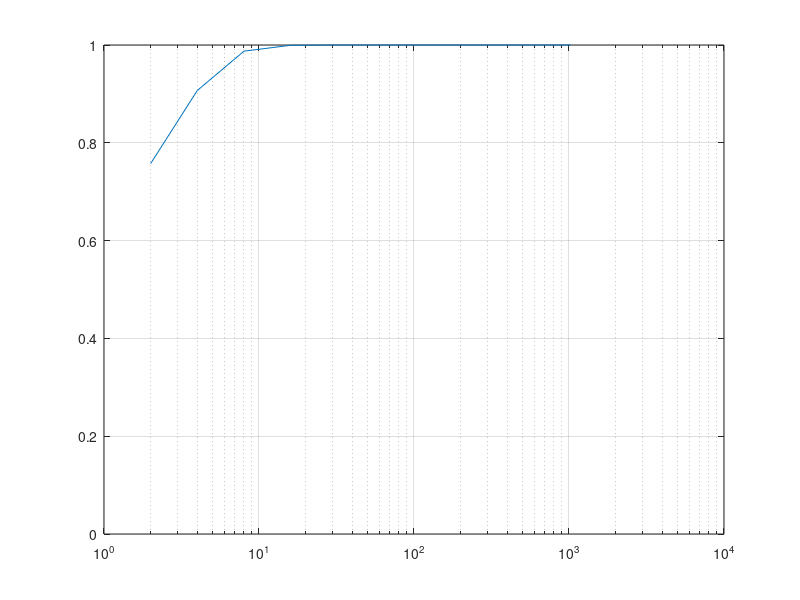
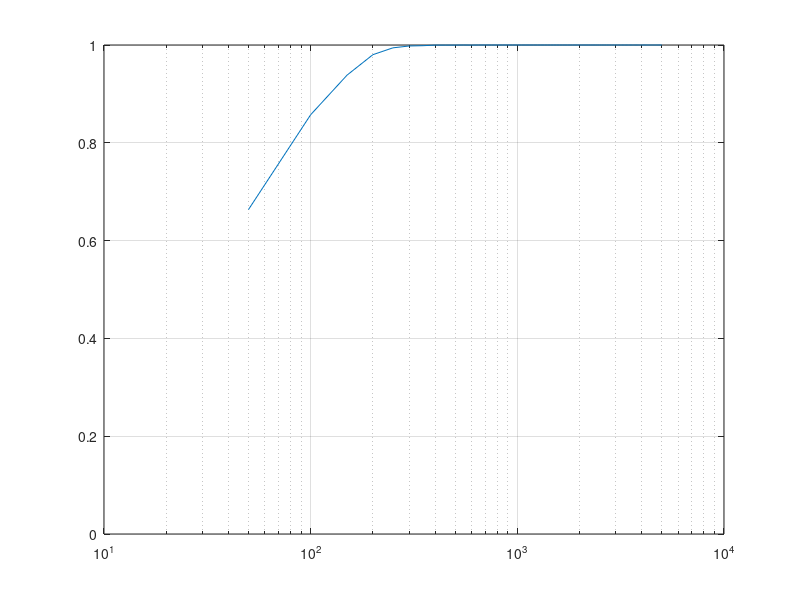

The MATLAB source for these figures, in order:
% Some quick simulation to verify sample scaling rule of double-arm architecture
clear;clc;
N = 1024;
SNR = 6;
noise_ampl = sqrt(10^(-SNR/10));
MCtimes = 5e3;
for MCindex = 1:MCtimes
    n1 = randn(N,1)*noise_ampl;
    n2 = randn(N,1)*noise_ampl;
    sig = randn(N,1);
    for ii= 1:10
        len = 1*2^ii;
        result_H0(ii,MCindex) = n1(1:len)'*n2(1:len)/len;
        result_H1(ii,MCindex) = (sig(1:len)+n1(1:len))'*(sig(1:len)+n2(1:len))/len;
    end
end
for ii=1:10
    temp = sort(result_H0(ii,:),'ascend');
    TH = temp(MCtimes*0.9);
    PD(ii) = sum(result_H1(ii,:)>TH)/MCtimes;
end
%
figure
semilogx(1*2.^(1:10),PD)
grid on
ylim([0,1])
%%
N = 5120;
SNR = -4;
noise_ampl = sqrt(10^(-SNR/10));
MCtimes = 5e3;
PD = zeros(100,1);
for MCindex = 1:MCtimes
    n1 = randn(N,1)*noise_ampl;
%     n2 = randn(N,1)*noise_ampl;
    sig = randn(N,1);
    for ii= 1:100
        len = ii*50;
        result_H0(ii,MCindex) = n1(1:len)'*n1(1:len)/len;
        result_H1(ii,MCindex) = (sig(1:len)+n1(1:len))'*(sig(1:len)+n1(1:len))/len;
    end
end
for ii=1:100
    temp = sort(result_H0(ii,:),'ascend');
    TH = temp(MCtimes*0.9);
    PD(ii) = sum(result_H1(ii,:)>TH)/MCtimes;
end
%
figure
semilogx(50*(1:100),PD)
grid on
ylim([0,1])